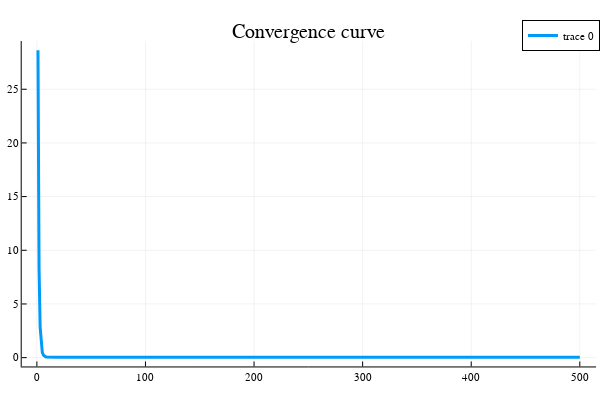

Notebook code for this chart:
### Code cell
# De même, le script ci-dessous est celui d'Hicham

#Initialisation
x = zeros(n,1);
xbest=x;
i = 0;
gbest =1000000; # $f_{best}^0$
histo =[];# Suite des itérés f_{best}^k 

lambda0=300;
itermax=500;
beta=0.5;

xp=x;

function evalh(x,lambda)
    return lambda*norm(x,1)
end
pas = backtracking_line_search(xp, y, H, W, 0.5, 0.8, lambda)
while i < itermax
    pas = backtracking_line_search(xp, y, H, W, 0.5, 0.8, lambda)
    i = i + 1;
    xp = proxh((xp .- pas*gradg(xp,y,H,W)),lambda)
    # Fin insérer code
    
    g = evalg(xp,y,H,W);

    if g < gbest
        gbest = g;
        xbest = xp;
    end
    # Stockage
    append!( histo, gbest)
end
#histo
#Affichage des courbes de convergence
plotly();
iter=1:itermax;
plot(iter,histo,title="Convergence curve",label=["g"],lw=3)

### Figure 1 — Plotly figure (JSON) as saved in the notebook; plotly's stock layout.template omitted (floating-point values rounded to 4 significant figures; data arrays with more than 128 entries replaced by an {"elided": "..."} marker saying what was removed)
{"data": [{"colorbar": {"len": 0.9039, "title": "", "x": 0.9934, "y": 0.4896}, "legendgroup": ["g"], "line": {"color": "rgba(0, 154, 250, 1.000)", "dash": "solid", "shape": "linear", "width": 3}, "mode": "lines", "name": ["g"], "showlegend": true, "type": "scatter", "x": {"elided": "500 int values"}, "xaxis": "x", "y": {"elided": "500 float values"}, "yaxis": "y"}], "layout": {"annotations": [{"font": {"color": "rgba(0, 0, 0, 1.000)", "family": "sans-serif", "size": 20}, "rotation": 0, "showarrow": false, "text": "Convergence curve", "x": 0.5148, "xanchor": "center", "xref": "paper", "y": 1, "yanchor": "top", "yref": "paper"}], "height": 400, "legend": {"bgcolor": "rgba(255, 255, 255, 1.000)", "bordercolor": "rgba(0, 0, 0, 1.000)", "borderwidth": 1, "font": {"color": "rgba(0, 0, 0, 1.000)", "family": "sans-serif", "size": 11}, "title": {"font": {"color": "rgba(0, 0, 0, 1.000)", "family": "sans-serif", "size": 15}, "text": ""}, "tracegroupgap": 0, "traceorder": "normal", "x": 1, "xanchor": "auto", "y": 1, "yanchor": "auto"}, "margin": {"b": 20, "l": 0, "r": 0, "t": 20}, "paper_bgcolor": "rgba(255, 255, 255, 1.000)", "plot_bgcolor": "rgba(255, 255, 255, 1.000)", "showlegend": true, "width": 600, "xaxis": {"anchor": "y", "domain": [0.03619, 0.9934], "gridcolor": "rgba(0, 0, 0, 0.100)", "gridwidth": 0.5, "linecolor": "rgba(0, 0, 0, 1.000)", "mirror": false, "range": [-13.97, 515.0], "showgrid": true, "showline": true, "showticklabels": true, "tickangle": 0, "tickcolor": "rgb(0, 0, 0)", "tickfont": {"color": "rgba(0, 0, 0, 1.000)", "family": "sans-serif", "size": 11}, "tickmode": "array", "ticks": "inside", "ticktext": ["0", "100", "200", "300", "400", "500"], "tickvals": [0, 100, 200, 300, 400, 500], "title": "", "titlefont": {"color": "rgba(0, 0, 0, 1.000)", "family": "sans-serif", "size": 15}, "type": "-", "visible": true, "zeroline": false, "zerolinecolor": "rgba(0, 0, 0, 1.000)"}, "yaxis": {"anchor": "x", "domain": [0.03762, 0.9415], "gridcolor": "rgba(0, 0, 0, 0.100)", "gridwidth": 0.5, "linecolor": "rgba(0, 0, 0, 1.000)", "mirror": false, "range": [-0.8221, 29.49], "showgrid": true, "showline": true, "showticklabels": true, "tickangle": 0, "tickcolor": "rgb(0, 0, 0)", "tickfont": {"color": "rgba(0, 0, 0, 1.000)", "family": "sans-serif", "size": 11}, "tickmode": "array", "ticks": "inside", "ticktext": ["0", "5", "10", "15", "20", "25"], "tickvals": [0, 5, 10, 15, 20, 25], "title": "", "titlefont": {"color": "rgba(0, 0, 0, 1.000)", "family": "sans-serif", "size": 15}, "type": "-", "visible": true, "zeroline": false, "zerolinecolor": "rgba(0, 0, 0, 1.000)"}}}
